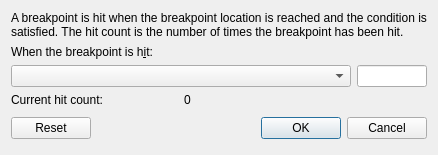
<?xml version="1.0" encoding="UTF-8"?>
<ui version="4.0">
 <class>BreakpointHitCountDialog</class>
 <widget class="QDialog" name="BreakpointHitCountDialog">
  <property name="geometry">
   <rect>
    <x>0</x>
    <y>0</y>
    <width>396</width>
    <height>149</height>
   </rect>
  </property>
  <property name="windowTitle">
   <string>Breakpoint Hit Count</string>
  </property>
  <layout class="QGridLayout" name="gridLayout_2">
   <item row="0" column="0">
    <layout class="QGridLayout" name="mainGridLayout">
     <item row="1" column="0">
      <widget class="QLabel" name="hitConditionLabel">
       <property name="text">
        <string>When the breakpoint is h&amp;it:</string>
       </property>
       <property name="buddy">
        <cstring>hitConditionCombo</cstring>
       </property>
      </widget>
     </item>
     <item row="4" column="0" colspan="3">
      <layout class="QHBoxLayout" name="buttonsLayout">
       <property name="spacing">
        <number>6</number>
       </property>
       <property name="margin">
        <number>0</number>
       </property>
       <item>
        <widget class="QPushButton" name="resetHitCounterButton">
         <property name="text">
          <string>Reset</string>
         </property>
        </widget>
       </item>
       <item>
        <spacer name="buttonsSpacer">
         <property name="orientation">
          <enum>Qt::Horizontal</enum>
         </property>
         <property name="sizeHint" stdset="0">
          <size>
           <width>131</width>
           <height>31</height>
          </size>
         </property>
        </spacer>
       </item>
       <item>
        <widget class="QPushButton" name="okButton">
         <property name="text">
          <string>OK</string>
         </property>
         <property name="default">
          <bool>true</bool>
         </property>
        </widget>
       </item>
       <item>
        <widget class="QPushButton" name="cancelButton">
         <property name="text">
          <string>Cancel</string>
         </property>
        </widget>
       </item>
      </layout>
     </item>
     <item row="2" column="2">
      <widget class="QLineEdit" name="hitParameterEdit">
       <property name="sizePolicy">
        <sizepolicy hsizetype="Preferred" vsizetype="Fixed">
         <horstretch>0</horstretch>
         <verstretch>0</verstretch>
        </sizepolicy>
       </property>
       <property name="maximumSize">
        <size>
         <width>70</width>
         <height>16777215</height>
        </size>
       </property>
      </widget>
     </item>
     <item row="3" column="0">
      <widget class="QLabel" name="currentHitCountLabel">
       <property name="text">
        <string>Current hit count:</string>
       </property>
      </widget>
     </item>
     <item row="3" column="1">
      <widget class="QLabel" name="currentHitCountValueLabel">
       <property name="text">
        <string>0</string>
       </property>
      </widget>
     </item>
     <item row="2" column="0" colspan="2">
      <widget class="QComboBox" name="hitConditionCombo">
       <property name="sizePolicy">
        <sizepolicy hsizetype="Expanding" vsizetype="Fixed">
         <horstretch>0</horstretch>
         <verstretch>0</verstretch>
        </sizepolicy>
       </property>
      </widget>
     </item>
     <item row="0" column="0" colspan="3">
      <widget class="QLabel" name="announcementLabel">
       <property name="text">
        <string>A breakpoint is hit when the breakpoint location is reached and the condition is&lt;br&gt;satisfied. The hit count is the number of times the breakpoint has been hit.</string>
       </property>
      </widget>
     </item>
    </layout>
   </item>
  </layout>
 </widget>
 <tabstops>
  <tabstop>hitConditionCombo</tabstop>
  <tabstop>hitParameterEdit</tabstop>
  <tabstop>resetHitCounterButton</tabstop>
  <tabstop>okButton</tabstop>
  <tabstop>cancelButton</tabstop>
 </tabstops>
 <resources/>
 <connections>
  <connection>
   <sender>cancelButton</sender>
   <signal>clicked()</signal>
   <receiver>BreakpointHitCountDialog</receiver>
   <slot>reject()</slot>
   <hints>
    <hint type="sourcelabel">
     <x>384</x>
     <y>134</y>
    </hint>
    <hint type="destinationlabel">
     <x>179</x>
     <y>282</y>
    </hint>
   </hints>
  </connection>
 </connections>
</ui>
